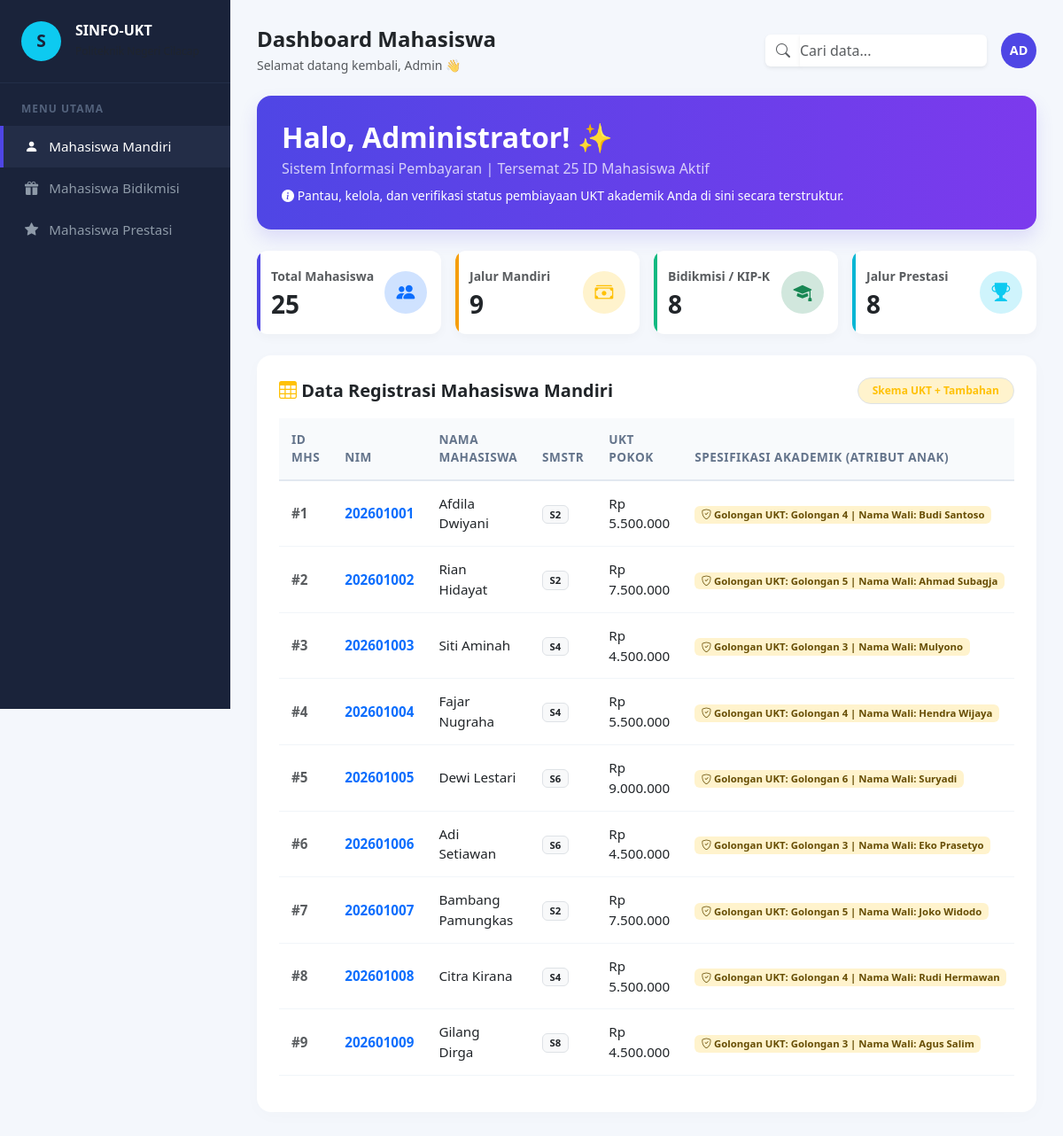
The page / on the database its author committed.
### tables this page shows
CREATE TABLE `tabel_mahasiswa` (
  `id_mahasiswa` int NOT NULL,
  `nama_mahasiswa` varchar(100) NOT NULL,
  `nim` varchar(15) NOT NULL,
  `semester` tinyint NOT NULL,
  `tarif_ukt_nominal` decimal(10,2) NOT NULL,
  `jenis_pembiayaan` enum('mandiri','bidikmisi','prestasi') NOT NULL,
  `golongan_ukt` varchar(10) DEFAULT NULL,
  `nama_wali` varchar(100) DEFAULT NULL,
  `nomor_kip_kuliah` varchar(30) DEFAULT NULL,
  `dana_saku_subsidi` decimal(10,2) DEFAULT NULL,
  `nama_instansi_beasiswa` varchar(100) DEFAULT NULL,
  `minimal_ipk_syarat` decimal(3,2) DEFAULT NULL
);

### MahasiswaMandiri.php (called while the page is built, shortened)
<?php
require_once 'Mahasiswa.php';
class MahasiswaMandiri extends Mahasiswa {
    private $golonganUkt;
    private $namaWali;
    public function __construct($id_mahasiswa, $nama_mahasiswa, $nim, $semester, $tarifUktNominal, $golonganUkt, $namaWali) {
        $this->golonganUkt = $golonganUkt;
        $this->namaWali = $namaWali;
    }
    public function tampilkanSpesifikasiAkademik() {
        return "Golongan UKT: " . $this->golonganUkt . " | Nama Wali: " . $this->namaWali;
    }
    public static function getQuerySemuaMandiri($dbConnection) {
        $sql = "SELECT id_mahasiswa, nama_mahasiswa, nim, semester, tarif_ukt_nominal, golongan_ukt, nama_wali
                FROM tabel_mahasiswa
                WHERE jenis_pembiayaan = 'mandiri'";
        return $dbConnection->query($sql);
    }
}

### MahasiswaBidikmisi.php (called while the page is built, shortened)
<?php
require_once 'Mahasiswa.php';
class MahasiswaBidikmisi extends Mahasiswa {
    public static function getQuerySemuaBidikmisi($dbConnection) {
        $sql = "SELECT id_mahasiswa, nama_mahasiswa, nim, semester, nomor_kip_kuliah, dana_saku_subsidi
                FROM tabel_mahasiswa
                WHERE jenis_pembiayaan = 'bidikmisi'";
        return $dbConnection->query($sql);
    }
}

### MahasiswaPrestasi.php (called while the page is built, shortened)
<?php
require_once 'Mahasiswa.php';
class MahasiswaPrestasi extends Mahasiswa {
    public static function getQuerySemuaPrestasi($dbConnection) {
        $sql = "SELECT id_mahasiswa, nama_mahasiswa, nim, semester, tarif_ukt_nominal, nama_instansi_beasiswa, minimal_ipk_syarat
                FROM tabel_mahasiswa
                WHERE jenis_pembiayaan = 'prestasi'";
        return $dbConnection->query($sql);
    }
}

### Mahasiswa.php (called while the page is built, shortened)
<?php
abstract class Mahasiswa {
    protected $id_mahasiswa;
    protected $nama_mahasiswa;
    protected $nim;
    protected $semester;
    protected $tarifUktNominal;
    public function __construct($id_mahasiswa, $nama_mahasiswa, $nim, $semester, $tarifUktNominal) {
        $this->id_mahasiswa = $id_mahasiswa;
        $this->nama_mahasiswa = $nama_mahasiswa;
        $this->nim = $nim;
        $this->semester = $semester;
        $this->tarifUktNominal = $tarifUktNominal;
    }
    public function getIdMahasiswa() { return $this->id_mahasiswa; }
    public function getNamaMahasiswa() { return $this->nama_mahasiswa; }
    public function getNim() { return $this->nim; }
    public function getSemester() { return $this->semester; }
    public function getTarifUktNominal() { return $this->tarifUktNominal; }
}

### index.php (the view, shortened to what this page needs)
<?php
require_once 'MahasiswaMandiri.php';
require_once 'MahasiswaBidikmisi.php';
require_once 'MahasiswaPrestasi.php';
$db = new Database();
$conn = $db->getConnection();
$dataMandiri   = MahasiswaMandiri::getQuerySemuaMandiri($conn);
$dataBidikmisi = MahasiswaBidikmisi::getQuerySemuaBidikmisi($conn);
$dataPrestasi  = MahasiswaPrestasi::getQuerySemuaPrestasi($conn);
$countMandiri   = $dataMandiri->num_rows;
$countBidikmisi = $dataBidikmisi->num_rows;
$countPrestasi  = $dataPrestasi->num_rows;
$totalSemua     = $countMandiri + $countBidikmisi + $countPrestasi;
?>
<!DOCTYPE html>
<html lang="id">
<head>
    <link href="https://cdn.jsdelivr.net/npm/bootstrap@5.3.0/dist/css/bootstrap.min.css" rel="stylesheet">
    <link href="https://cdn.jsdelivr.net/npm/bootstrap-icons@1.10.5/font/bootstrap-icons.css" rel="stylesheet">
</head>
<body>
    <div class="sidebar">
        <div class="brand-section gap-3">
            <div class="avatar-circle">S</div>
            <div>
                <h6 class="mb-0 fw-bold text-white">SINFO-UKT</h6>
                <small class="text-muted" style="font-size: 0.75rem;">Politeknik Negeri Cilacap</small>
            </div>
        </div>
        <div class="menu-label">Menu Utama</div>
        <div class="nav flex-column" id="v-pills-tab" role="tablist" aria-orientation="vertical">
            <button class="nav-link active text-start" id="pill-mandiri-tab" data-bs-toggle="pill" data-bs-target="#pill-mandiri" type="button" role="tab">
                <i class="bi bi-person-fill"></i> Mahasiswa Mandiri
            </button>
            <button class="nav-link text-start" id="pill-bidikmisi-tab" data-bs-toggle="pill" data-bs-target="#pill-bidikmisi" type="button" role="tab">
                <i class="bi bi-gift-fill"></i> Mahasiswa Bidikmisi
            </button>
            <button class="nav-link text-start" id="pill-prestasi-tab" data-bs-toggle="pill" data-bs-target="#pill-prestasi" type="button" role="tab">
                <i class="bi bi-star-fill"></i> Mahasiswa Prestasi
            </button>
            </div>
    </div>
    <div class="main-content">
        <div class="d-flex justify-content-between align-items-center mb-4">
            <div>
                <h4 class="fw-bold text-dark mb-1">Dashboard Mahasiswa</h4>
                <p class="text-muted small mb-0">Selamat datang kembali, Admin 👋</p>
            </div>
            <div class="d-flex align-items-center gap-3">
                <div class="input-group" style="width: 250px;">
                    <span class="input-group-text bg-white border-0 shadow-sm"><i class="bi bi-search text-muted"></i></span>
                    <input type="text" class="form-control border-0 shadow-sm ps-0" placeholder="Cari data...">
                </div>
                <div class="user-avatar">AD</div>
            </div>
        </div>
        <div class="hero-banner mb-4">
            <h2 class="fw-bold mb-1">Halo, Administrator! ✨</h2>
            <p class="mb-2 opacity-75">Sistem Informasi Pembayaran | Tersemat <?= $totalSemua; ?> ID Mahasiswa Aktif</p>
            <p class="mb-0 small opacity-100"><i class="bi bi-info-circle-fill"></i> Pantau, kelola, dan verifikasi status pembiayaan UKT akademik Anda di sini secara terstruktur.</p>
        </div>
        <div class="row g-3 mb-4">
            <div class="col-12 col-md-3">
                <div class="card stat-card card-total p-3 d-flex flex-row align-items-center justify-content-between">
                    <div>
                        <small class="text-muted fw-semibold">Total Mahasiswa</small>
                        <h3 class="fw-bold text-dark mb-0 mt-1"><?= $totalSemua; ?></h3>
                    </div>
                    <div class="stat-icon bg-primary-subtle text-primary"><i class="bi bi-people-fill"></i></div>
                </div>
            </div>
            <div class="col-12 col-md-3">
                <div class="card stat-card card-mandiri p-3 d-flex flex-row align-items-center justify-content-between">
                    <div>
                        <small class="text-muted fw-semibold">Jalur Mandiri</small>
                        <h3 class="fw-bold text-dark mb-0 mt-1"><?= $countMandiri; ?></h3>
                    </div>
                    <div class="stat-icon bg-warning-subtle text-warning"><i class="bi bi-cash-stack"></i></div>
                </div>
            </div>
            <div class="col-12 col-md-3">
                <div class="card stat-card card-bidikmisi p-3 d-flex flex-row align-items-center justify-content-between">
                    <div>
                        <small class="text-muted fw-semibold">Bidikmisi / KIP-K</small>
                        <h3 class="fw-bold text-dark mb-0 mt-1"><?= $countBidikmisi; ?></h3>
                    </div>
                    <div class="stat-icon bg-success-subtle text-success"><i class="bi bi-mortarboard-fill"></i></div>
                </div>
            </div>
            <div class="col-12 col-md-3">
                <div class="card stat-card card-prestasi p-3 d-flex flex-row align-items-center justify-content-between">
                    <div>
                        <small class="text-muted fw-semibold">Jalur Prestasi</small>
                        <h3 class="fw-bold text-dark mb-0 mt-1"><?= $countPrestasi; ?></h3>
                    </div>
                    <div class="stat-icon bg-info-subtle text-info"><i class="bi bi-trophy-fill"></i></div>
                </div>
            </div>
        </div>
        <div class="card card-table-container">
            <div class="tab-content p-0 shadow-none border-0" id="v-pills-tabContent">
                <div class="tab-pane fade show active" id="pill-mandiri" role="tabpanel">
                    <div class="d-flex justify-content-between align-items-center mb-3">
                        <h5 class="fw-bold text-dark mb-0"><i class="bi bi-table text-warning"></i> Data Registrasi Mahasiswa Mandiri</h5>
                        <span class="badge bg-warning-subtle text-warning border px-3 py-2 rounded-pill">Skema UKT + Tambahan</span>
                    </div>
                    <div class="table-responsive">
                        <table class="table align-middle">
                            <thead>
                                <tr>
                                    <th>ID Mhs</th><th>NIM</th><th>Nama Mahasiswa</th><th>Smstr</th><th>UKT Pokok</th><th>Spesifikasi Akademik (Atribut Anak)</th><th class="text-end">Total Tagihan</th>
                                </tr>
                            </thead>
                            <tbody>
                                <?php if($countMandiri > 0): ?>
                                    <?php while($row = $dataMandiri->fetch_assoc()):
                                        $mhs = new MahasiswaMandiri($row['id_mahasiswa'], $row['nama_mahasiswa'], $row['nim'], $row['semester'], $row['tarif_ukt_nominal'], $row['golongan_ukt'], $row['nama_wali']);
                                    ?>
                                    <tr>
                                        <td class="text-muted fw-bold">#<?= $mhs->getIdMahasiswa(); ?></td>
                                        <td class="fw-semibold text-primary"><?= $mhs->getNim(); ?></td>
                                        <td class="fw-medium"><?= $mhs->getNamaMahasiswa(); ?></td>
                                        <td><span class="badge bg-light text-dark border">S<?= $mhs->getSemester(); ?></span></td>
                                        <td>Rp <?= number_format($mhs->getTarifUktNominal(), 0, ',', '.'); ?></td>
                                        <td><span class="badge bg-warning-subtle text-warning-emphasis"><i class="bi bi-shield-check"></i> <?= $mhs->tampilkanSpesifikasiAkademik(); ?></span></td>
                                    </tr>
                                    <?php endwhile; ?>
                                <?php else: ?>
                                    <tr><td colspan="7" class="text-center text-muted py-4">Tidak ada data mahasiswa mandiri.</td></tr>
                                <?php endif; ?>
                            </tbody>
                        </table>
                    </div>
                </div>
            </div>
        </div>
    </div>
</body>
</html>

### index.php (style rules this page uses)
body { background-color: #f4f7fc; font-family: 'Segoe UI', system-ui, sans-serif; overflow-x: hidden; }
.sidebar { background-color: #1a233a; min-height: 100vh; color: #a2a8b5; position: fixed; width: 260px; z-index: 100; transition: all 0.3s; }
.sidebar .brand-section { padding: 24px; border-bottom: 1px solid #232e48; display: flex; align-items: center; }
.sidebar .avatar-circle { width: 45px; height: 45px; background-color: #0dcaf0; color: #1a233a; border-radius: 50%; display: flex; align-items: center; justify-content: center; font-weight: bold; font-size: 1.2rem; }
.sidebar .menu-label { font-size: 0.75rem; text-transform: uppercase; letter-spacing: 1px; color: #53627c; padding: 20px 24px 10px; font-weight: bold; }
.sidebar .nav-link { color: #8e9aa8; padding: 12px 24px; display: flex; align-items: center; gap: 12px; border-left: 4px solid transparent; border-radius: 0; transition: all 0.2s; font-size: 0.95rem; background: none; width: 100%; border-top: none; border-right: none; border-bottom: none; }
.sidebar .nav-link.active { color: #ffffff; background-color: #232d47; border-left-color: #4f46e5; font-weight: 500; }
.main-content { margin-left: 260px; padding: 30px; min-height: 100vh; }
.hero-banner { background: linear-gradient(90deg, #4f46e5 0%, #7c3aed 100%); color: white; border-radius: 16px; padding: 28px; position: relative; box-shadow: 0 10px 20px rgba(79, 70, 229, 0.15); }
.stat-card { background: white; border-radius: 12px; border: none; box-shadow: 0 4px 12px rgba(0,0,0,0.03); position: relative; overflow: hidden; }
.stat-card::after { content: ''; position: absolute; left: 0; top: 0; bottom: 0; width: 4px; }
.card-total::after { background-color: #4f46e5; }
.card-mandiri::after { background-color: #f59e0b; }
.card-bidikmisi::after { background-color: #10b981; }
.card-prestasi::after { background-color: #06b6d4; }
.stat-icon { width: 48px; height: 48px; border-radius: 50%; display: flex; align-items: center; justify-content: center; font-size: 1.3rem; }
.card-table-container { background: white; border-radius: 16px; box-shadow: 0 4px 20px rgba(0,0,0,0.02); border: none; padding: 25px; }
.table th { font-size: 0.85rem; text-transform: uppercase; letter-spacing: 0.5px; color: #64748b; background-color: #f8fafc; border-bottom: 2px solid #e2e8f0; padding: 14px; }
.table td { padding: 14px; border-bottom: 1px solid #f1f5f9; font-size: 0.95rem; }
.user-avatar { width: 40px; height: 40px; background-color: #4f46e5; color: white; border-radius: 50%; display: flex; align-items: center; justify-content: center; font-weight: 600; font-size: 0.9rem; }

### rows shown on the page
tabel_mahasiswa: id_mahasiswa "1", nim "202601001", nama_mahasiswa "Afdila Dwiyani", semester "2", tarif_ukt_nominal "5.500.000", $mhs->tampilkanSpesifikasiAkademik() "Golongan UKT: Golongan 4 | Nama Wali: Budi Santoso"
tabel_mahasiswa: id_mahasiswa "2", nim "202601002", nama_mahasiswa "Rian Hidayat", semester "2", tarif_ukt_nominal "7.500.000", $mhs->tampilkanSpesifikasiAkademik() "Golongan UKT: Golongan 5 | Nama Wali: Ahmad Subagja"
tabel_mahasiswa: id_mahasiswa "3", nim "202601003", nama_mahasiswa "Siti Aminah", semester "4", tarif_ukt_nominal "4.500.000", $mhs->tampilkanSpesifikasiAkademik() "Golongan UKT: Golongan 3 | Nama Wali: Mulyono"
tabel_mahasiswa: id_mahasiswa "4", nim "202601004", nama_mahasiswa "Fajar Nugraha", semester "4", tarif_ukt_nominal "5.500.000", $mhs->tampilkanSpesifikasiAkademik() "Golongan UKT: Golongan 4 | Nama Wali: Hendra Wijaya"
tabel_mahasiswa: id_mahasiswa "5", nim "202601005", nama_mahasiswa "Dewi Lestari", semester "6", tarif_ukt_nominal "9.000.000", $mhs->tampilkanSpesifikasiAkademik() "Golongan UKT: Golongan 6 | Nama Wali: Suryadi"
tabel_mahasiswa: id_mahasiswa "6", nim "202601006", nama_mahasiswa "Adi Setiawan", semester "6", tarif_ukt_nominal "4.500.000", $mhs->tampilkanSpesifikasiAkademik() "Golongan UKT: Golongan 3 | Nama Wali: Eko Prasetyo"
tabel_mahasiswa: id_mahasiswa "7", nim "202601007", nama_mahasiswa "Bambang Pamungkas", semester "2", tarif_ukt_nominal "7.500.000", $mhs->tampilkanSpesifikasiAkademik() "Golongan UKT: Golongan 5 | Nama Wali: Joko Widodo"
tabel_mahasiswa: id_mahasiswa "8", nim "202601008", nama_mahasiswa "Citra Kirana", semester "4", tarif_ukt_nominal "5.500.000", $mhs->tampilkanSpesifikasiAkademik() "Golongan UKT: Golongan 4 | Nama Wali: Rudi Hermawan"
tabel_mahasiswa: id_mahasiswa "9", nim "202601009", nama_mahasiswa "Gilang Dirga", semester "8", tarif_ukt_nominal "4.500.000", $mhs->tampilkanSpesifikasiAkademik() "Golongan UKT: Golongan 3 | Nama Wali: Agus Salim"

### other values the page prints
$totalSemua "25"
$countMandiri "9"
$countBidikmisi "8"
$countPrestasi "8"
